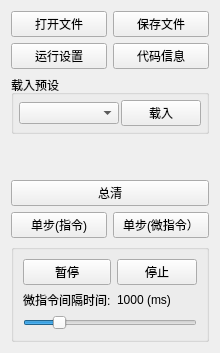
         <widget class="QWidget" name="tw_quick_set_btn_groups">
          <attribute name="icon">
           <iconset>
            <normaloff>:/tb/icon/tbicon/set-up-dot.png</normaloff>:/tb/icon/tbicon/set-up-dot.png</iconset>
          </attribute>
          <attribute name="title">
           <string>快捷按钮</string>
          </attribute>
          <layout class="QGridLayout" name="gridLayout_2">
           <item row="7" column="1">
            <widget class="QPushButton" name="qs_cmd_run_step_btn">
             <property name="text">
              <string>单步(指令)</string>
             </property>
             <property name="icon">
              <iconset resource="resource/imagine_res/icon/icon.qrc">
               <normaloff>:/icon/run.svg</normaloff>:/icon/run.svg</iconset>
             </property>
            </widget>
           </item>
           <item row="4" column="1" colspan="2">
            <widget class="QGroupBox" name="qs_load_preset_group">
             <property name="title">
              <string>载入预设</string>
             </property>
             <layout class="QHBoxLayout" name="horizontalLayout_4" stretch="7,3">
              <property name="spacing">
               <number>2</number>
              </property>
              <property name="sizeConstraint">
               <enum>QLayout::SetDefaultConstraint</enum>
              </property>
              <property name="leftMargin">
               <number>5</number>
              </property>
              <property name="topMargin">
               <number>5</number>
              </property>
              <property name="rightMargin">
               <number>5</number>
              </property>
              <property name="bottomMargin">
               <number>5</number>
              </property>
              <item>
               <widget class="QComboBox" name="qs_preset_combobox"/>
              </item>
              <item>
               <widget class="QPushButton" name="qs_load_preset_btn">
                <property name="styleSheet">
                 <string notr="true"/>
                </property>
                <property name="text">
                 <string>载入</string>
                </property>
                <property name="icon">
                 <iconset resource="resource/imagine_res/icon/icon.qrc">
                  <normaloff>:/icon/load_preset (2).svg</normaloff>:/icon/load_preset (2).svg</iconset>
                </property>
               </widget>
              </item>
             </layout>
            </widget>
           </item>
           <item row="6" column="1" colspan="2">
            <widget class="QPushButton" name="qs_clear_pc_btn">
             <property name="text">
              <string>总清</string>
             </property>
            </widget>
           </item>
           <item row="9" column="1" colspan="2">
            <widget class="QGroupBox" name="qs_auto_run_set_btn_group">
             <layout class="QGridLayout" name="gridLayout_3">
              <item row="0" column="1">
               <widget class="QPushButton" name="qs_stop_run_btn">
                <property name="text">
                 <string>停止</string>
                </property>
                <property name="icon">
                 <iconset resource="resource/imagine_res/icon/icon.qrc">
                  <normaloff>:/icon/stop.svg</normaloff>:/icon/stop.svg</iconset>
                </property>
                <property name="checkable">
                 <bool>true</bool>
                </property>
               </widget>
              </item>
              <item row="0" column="0">
               <widget class="QPushButton" name="qs_pause_run_btn">
                <property name="text">
                 <string>暂停</string>
                </property>
                <property name="icon">
                 <iconset resource="resource/imagine_res/icon/icon.qrc">
                  <normaloff>:/icon/pause.svg</normaloff>:/icon/pause.svg</iconset>
                </property>
                <property name="checkable">
                 <bool>true</bool>
                </property>
               </widget>
              </item>
              <item row="2" column="0" colspan="2">
               <widget class="QSlider" name="interval_time_slider">
                <property name="minimum">
                 <number>100</number>
                </property>
                <property name="maximum">
                 <number>5000</number>
                </property>
                <property name="singleStep">
                 <number>100</number>
                </property>
                <property name="value">
                 <number>1000</number>
                </property>
                <property name="orientation">
                 <enum>Qt::Horizontal</enum>
                </property>
               </widget>
              </item>
              <item row="1" column="0">
               <widget class="QLabel" name="mc_interval_time_tip_lab">
                <property name="text">
                 <string>微指令间隔时间:</string>
                </property>
               </widget>
              </item>
              <item row="1" column="1">
               <widget class="QLabel" name="mc_interval_time_lab">
                <property name="text">
                 <string>1000 (ms)</string>
                </property>
               </widget>
              </item>
             </layout>
            </widget>
           </item>
           <item row="7" column="2">
            <widget class="QPushButton" name="qs_micro_run_step_btn">
             <property name="text">
              <string>单步(微指令）</string>
             </property>
            </widget>
           </item>
           <item row="0" column="2">
            <widget class="QPushButton" name="qs_save_file_btn">
             <property name="text">
              <string>保存文件</string>
             </property>
             <property name="icon">
              <iconset resource="resource/imagine_res/icon/icon.qrc">
               <normaloff>:/icon/save.png</normaloff>:/icon/save.png</iconset>
             </property>
             <property name="iconSize">
              <size>
               <width>32</width>
               <height>32</height>
              </size>
             </property>
            </widget>
           </item>
           <item row="5" column="1" colspan="2">
            <spacer name="verticalSpacer">
             <property name="orientation">
              <enum>Qt::Vertical</enum>
             </property>
             <property name="sizeHint" stdset="0">
              <size>
               <width>20</width>
               <height>40</height>
              </size>
             </property>
            </spacer>
           </item>
           <item row="0" column="1">
            <widget class="QPushButton" name="qs_open_file_btn">
             <property name="text">
              <string>打开文件</string>
             </property>
             <property name="icon">
              <iconset resource="resource/imagine_res/icon/icon.qrc">
               <normaloff>:/icon/open_file.svg</normaloff>:/icon/open_file.svg</iconset>
             </property>
             <property name="iconSize">
              <size>
               <width>32</width>
               <height>32</height>
              </size>
             </property>
            </widget>
           </item>
           <item row="1" column="2">
            <widget class="QPushButton" name="qs_micro_code_info_btn">
             <property name="text">
              <string>代码信息</string>
             </property>
             <property name="icon">
              <iconset resource="resource/imagine_res/icon/icon.qrc">
               <normaloff>:/icon/info_table.svg</normaloff>:/icon/info_table.svg</iconset>
             </property>
             <property name="iconSize">
              <size>
               <width>32</width>
               <height>32</height>
              </size>
             </property>
             <property name="checkable">
              <bool>false</bool>
             </property>
             <property name="checked">
              <bool>false</bool>
             </property>
            </widget>
           </item>
           <item row="1" column="1">
            <widget class="QPushButton" name="qs_run_set_btn">
             <property name="text">
              <string>运行设置</string>
             </property>
             <property name="icon">
              <iconset resource="resource/imagine_res/icon/icon.qrc">
               <normaloff>:/icon/run_setting.svg</normaloff>:/icon/run_setting.svg</iconset>
             </property>
             <property name="iconSize">
              <size>
               <width>32</width>
               <height>32</height>
              </size>
             </property>
            </widget>
           </item>
          </layout>
         </widget>
